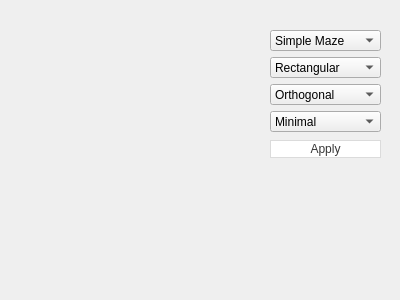
<?xml version="1.0" encoding="UTF-8"?>
<ui version="4.0">
 <class>MainWindow</class>
 <widget class="QMainWindow" name="MainWindow">
  <property name="geometry">
   <rect>
    <x>0</x>
    <y>0</y>
    <width>400</width>
    <height>300</height>
   </rect>
  </property>
  <property name="windowTitle">
   <string>MainWindow</string>
  </property>
  <property name="styleSheet">
   <string notr="true">QPushButton{
  background-color: #fff;
  border: 1px solid #dbdbdb;
  border-radius: .375em;
  color: #363636;
  font-family: &quot;Segoe UI&quot;;
  font-size: 1rem;
  height: 2.5em;
  line-height: 1.5;
  padding: calc(0.5em - 1px) 1em;
  position: relative;
  text-align: center;
  vertical-align: top;
  white-space: nowrap;
}

QPushButton::hover{
  border-color: #5500ff;
  outline: 0;
}

QPushButton::pressed {
  border-color: #4a4a4a;
  outline: 0;
}
</string>
  </property>
  <widget class="QWidget" name="centralwidget">
   <widget class="QPushButton" name="pushButton">
    <property name="geometry">
     <rect>
      <x>270</x>
      <y>140</y>
      <width>111</width>
      <height>18</height>
     </rect>
    </property>
    <property name="styleSheet">
     <string notr="true"/>
    </property>
    <property name="text">
     <string>Apply</string>
    </property>
   </widget>
   <widget class="QLabel" name="label">
    <property name="geometry">
     <rect>
      <x>10</x>
      <y>10</y>
      <width>241</width>
      <height>271</height>
     </rect>
    </property>
    <property name="text">
     <string/>
    </property>
    <property name="scaledContents">
     <bool>true</bool>
    </property>
   </widget>
   <widget class="QWidget" name="layoutWidget">
    <property name="geometry">
     <rect>
      <x>270</x>
      <y>30</y>
      <width>111</width>
      <height>102</height>
     </rect>
    </property>
    <layout class="QVBoxLayout" name="verticalLayout">
     <item>
      <widget class="QComboBox" name="comboBox_type">
       <item>
        <property name="text">
         <string>Simple Maze</string>
        </property>
       </item>
       <item>
        <property name="text">
         <string>Middle Maze</string>
        </property>
       </item>
       <item>
        <property name="text">
         <string>Complex Maze</string>
        </property>
       </item>
      </widget>
     </item>
     <item>
      <widget class="QComboBox" name="comboBox_form">
       <property name="editable">
        <bool>false</bool>
       </property>
       <item>
        <property name="text">
         <string>Rectangular</string>
        </property>
       </item>
       <item>
        <property name="text">
         <string>Circular</string>
        </property>
       </item>
       <item>
        <property name="text">
         <string>Triangular</string>
        </property>
       </item>
       <item>
        <property name="text">
         <string>Hexagonal</string>
        </property>
       </item>
      </widget>
     </item>
     <item>
      <widget class="QComboBox" name="comboBox_rect_type">
       <property name="editable">
        <bool>false</bool>
       </property>
       <item>
        <property name="text">
         <string>Orthogonal</string>
        </property>
       </item>
       <item>
        <property name="text">
         <string>Sigma</string>
        </property>
       </item>
       <item>
        <property name="text">
         <string>Delta</string>
        </property>
       </item>
      </widget>
     </item>
     <item>
      <widget class="QComboBox" name="comboBox_size">
       <item>
        <property name="text">
         <string>Minimal</string>
        </property>
       </item>
       <item>
        <property name="text">
         <string>Middle</string>
        </property>
       </item>
       <item>
        <property name="text">
         <string>Large</string>
        </property>
       </item>
      </widget>
     </item>
    </layout>
   </widget>
  </widget>
 </widget>
 <resources/>
 <connections/>
</ui>
